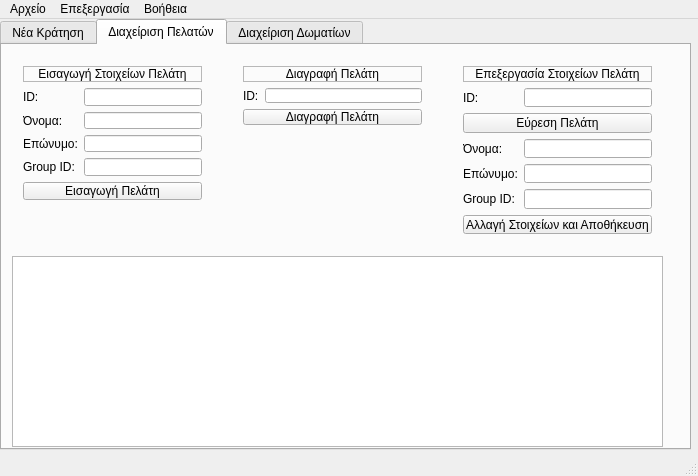
<?xml version="1.0" encoding="UTF-8"?>
<ui version="4.0">
 <class>MainWindow</class>
 <widget class="QMainWindow" name="MainWindow">
  <property name="geometry">
   <rect>
    <x>0</x>
    <y>0</y>
    <width>698</width>
    <height>476</height>
   </rect>
  </property>
  <property name="windowTitle">
   <string>Reception</string>
  </property>
  <widget class="QWidget" name="centralWidget">
   <widget class="QTabWidget" name="Tabs">
    <property name="geometry">
     <rect>
      <x>0</x>
      <y>0</y>
      <width>691</width>
      <height>431</height>
     </rect>
    </property>
    <property name="inputMethodHints">
     <set>Qt::ImhNone</set>
    </property>
    <property name="tabShape">
     <enum>QTabWidget::Rounded</enum>
    </property>
    <property name="currentIndex">
     <number>1</number>
    </property>
    <property name="documentMode">
     <bool>false</bool>
    </property>
    <property name="tabsClosable">
     <bool>false</bool>
    </property>
    <property name="movable">
     <bool>true</bool>
    </property>
    <widget class="QWidget" name="tab_3">
     <attribute name="title">
      <string>Νέα Κράτηση</string>
     </attribute>
     <widget class="QWidget" name="gridLayoutWidget_3">
      <property name="geometry">
       <rect>
        <x>10</x>
        <y>10</y>
        <width>211</width>
        <height>161</height>
       </rect>
      </property>
      <layout class="QGridLayout" name="gridLayout_4">
       <item row="5" column="1">
        <widget class="QLineEdit" name="RoomNumberReservation"/>
       </item>
       <item row="5" column="0">
        <widget class="QLabel" name="label_9">
         <property name="text">
          <string>Αριθμός Δωματίου:</string>
         </property>
        </widget>
       </item>
       <item row="4" column="0">
        <widget class="QLabel" name="label_17">
         <property name="text">
          <string>ID Πελάτη:</string>
         </property>
        </widget>
       </item>
       <item row="2" column="0">
        <widget class="QLabel" name="label_18">
         <property name="text">
          <string>Ημερομηνία Check Out:</string>
         </property>
        </widget>
       </item>
       <item row="1" column="0">
        <widget class="QLabel" name="label_19">
         <property name="text">
          <string>Ημερομηνία Check In:</string>
         </property>
        </widget>
       </item>
       <item row="6" column="0" colspan="2">
        <widget class="QPushButton" name="NewReservation">
         <property name="text">
          <string>Νέα Κράτηση</string>
         </property>
        </widget>
       </item>
       <item row="1" column="1">
        <widget class="QDateEdit" name="CheckInDate">
         <property name="calendarPopup">
          <bool>true</bool>
         </property>
        </widget>
       </item>
       <item row="2" column="1">
        <widget class="QDateEdit" name="CheckOutDate">
         <property name="enabled">
          <bool>true</bool>
         </property>
         <property name="calendarPopup">
          <bool>true</bool>
         </property>
        </widget>
       </item>
       <item row="0" column="0" colspan="2">
        <widget class="QLabel" name="label_3">
         <property name="frameShape">
          <enum>QFrame::StyledPanel</enum>
         </property>
         <property name="text">
          <string>Νέα Κράτηση</string>
         </property>
         <property name="alignment">
          <set>Qt::AlignCenter</set>
         </property>
        </widget>
       </item>
       <item row="4" column="1">
        <widget class="QLineEdit" name="CustomerIdReservation"/>
       </item>
      </layout>
     </widget>
     <widget class="QTabWidget" name="Tabs2">
      <property name="geometry">
       <rect>
        <x>230</x>
        <y>10</y>
        <width>451</width>
        <height>391</height>
       </rect>
      </property>
      <property name="currentIndex">
       <number>0</number>
      </property>
      <property name="movable">
       <bool>true</bool>
      </property>
      <widget class="QWidget" name="tab_4">
       <attribute name="title">
        <string>Δωμάτια</string>
       </attribute>
       <widget class="QScrollArea" name="scrollArea">
        <property name="geometry">
         <rect>
          <x>10</x>
          <y>10</y>
          <width>431</width>
          <height>351</height>
         </rect>
        </property>
        <property name="widgetResizable">
         <bool>true</bool>
        </property>
        <widget class="QWidget" name="scrollAreaWidgetContents">
         <property name="geometry">
          <rect>
           <x>0</x>
           <y>0</y>
           <width>429</width>
           <height>349</height>
          </rect>
         </property>
         <widget class="QWidget" name="gridLayoutWidget_8">
          <property name="geometry">
           <rect>
            <x>10</x>
            <y>10</y>
            <width>411</width>
            <height>331</height>
           </rect>
          </property>
          <layout class="QGridLayout" name="Grid"/>
         </widget>
        </widget>
       </widget>
      </widget>
      <widget class="QWidget" name="tab_5">
       <attribute name="title">
        <string>Εύρεση Δωματίων</string>
       </attribute>
       <widget class="QWidget" name="gridLayoutWidget_9">
        <property name="geometry">
         <rect>
          <x>10</x>
          <y>10</y>
          <width>241</width>
          <height>74</height>
         </rect>
        </property>
        <layout class="QGridLayout" name="gridLayout_8">
         <item row="0" column="0">
          <widget class="QLabel" name="label_30">
           <property name="text">
            <string>Κρεβάτια:</string>
           </property>
          </widget>
         </item>
         <item row="0" column="1">
          <widget class="QLineEdit" name="BedCapacity"/>
         </item>
         <item row="4" column="0" colspan="4">
          <widget class="QPushButton" name="FindRooms">
           <property name="text">
            <string>Αναζήτηση</string>
           </property>
          </widget>
         </item>
         <item row="0" column="2">
          <widget class="QLabel" name="label_31">
           <property name="text">
            <string>Όροφος:</string>
           </property>
          </widget>
         </item>
         <item row="0" column="3">
          <widget class="QLineEdit" name="RoomFloorFind"/>
         </item>
         <item row="1" column="0">
          <widget class="QLabel" name="label_32">
           <property name="text">
            <string>Ελεύθερο:</string>
           </property>
          </widget>
         </item>
         <item row="1" column="1">
          <widget class="QRadioButton" name="FreeRoomYes">
           <property name="text">
            <string>Ναί</string>
           </property>
          </widget>
         </item>
         <item row="1" column="2">
          <widget class="QRadioButton" name="FreeRoomNo">
           <property name="text">
            <string>Όχι</string>
           </property>
          </widget>
         </item>
         <item row="1" column="3">
          <widget class="QRadioButton" name="FreeRoomWhatEver">
           <property name="text">
            <string>Αδιάφορο</string>
           </property>
           <property name="checked">
            <bool>true</bool>
           </property>
          </widget>
         </item>
        </layout>
       </widget>
       <widget class="QScrollArea" name="scrollArea_2">
        <property name="geometry">
         <rect>
          <x>10</x>
          <y>90</y>
          <width>431</width>
          <height>271</height>
         </rect>
        </property>
        <property name="widgetResizable">
         <bool>true</bool>
        </property>
        <widget class="QWidget" name="scrollAreaWidgetContents_2">
         <property name="geometry">
          <rect>
           <x>0</x>
           <y>0</y>
           <width>429</width>
           <height>269</height>
          </rect>
         </property>
         <widget class="QWidget" name="gridLayoutWidget_11">
          <property name="geometry">
           <rect>
            <x>10</x>
            <y>10</y>
            <width>411</width>
            <height>251</height>
           </rect>
          </property>
          <layout class="QGridLayout" name="Grid2"/>
         </widget>
        </widget>
       </widget>
      </widget>
      <widget class="QWidget" name="tab_6">
       <attribute name="title">
        <string>Εύρεση Πελατών</string>
       </attribute>
       <widget class="QWidget" name="gridLayoutWidget_10">
        <property name="geometry">
         <rect>
          <x>10</x>
          <y>10</y>
          <width>431</width>
          <height>31</height>
         </rect>
        </property>
        <layout class="QGridLayout" name="gridLayout_9">
         <item row="0" column="0">
          <widget class="QLabel" name="label_28">
           <property name="text">
            <string>Στοιχεία για αναζήτηση:</string>
           </property>
          </widget>
         </item>
         <item row="0" column="1">
          <widget class="QLineEdit" name="InstantEdit"/>
         </item>
        </layout>
       </widget>
       <widget class="QTableWidget" name="InstantTableView">
        <property name="geometry">
         <rect>
          <x>10</x>
          <y>50</y>
          <width>431</width>
          <height>311</height>
         </rect>
        </property>
        <property name="rowCount">
         <number>0</number>
        </property>
        <property name="columnCount">
         <number>0</number>
        </property>
       </widget>
      </widget>
     </widget>
     <widget class="QGroupBox" name="groupBox">
      <property name="geometry">
       <rect>
        <x>10</x>
        <y>180</y>
        <width>211</width>
        <height>221</height>
       </rect>
      </property>
      <property name="font">
       <font>
        <weight>75</weight>
        <bold>true</bold>
       </font>
      </property>
      <property name="styleSheet">
       <string notr="true">background-color: rgb(228, 230, 255);</string>
      </property>
      <property name="title">
       <string>Στοιχεία δωματίου</string>
      </property>
      <widget class="QWidget" name="gridLayoutWidget_12">
       <property name="geometry">
        <rect>
         <x>10</x>
         <y>20</y>
         <width>191</width>
         <height>191</height>
        </rect>
       </property>
       <layout class="QGridLayout" name="gridLayout_10">
        <item row="0" column="0">
         <widget class="QLabel" name="label_29">
          <property name="font">
           <font>
            <family>MS Shell Dlg 2</family>
            <pointsize>8</pointsize>
            <weight>75</weight>
            <italic>false</italic>
            <bold>true</bold>
           </font>
          </property>
          <property name="styleSheet">
           <string notr="true"/>
          </property>
          <property name="text">
           <string>Αριθμός:</string>
          </property>
         </widget>
        </item>
        <item row="1" column="0">
         <widget class="QLabel" name="PopNum">
          <property name="styleSheet">
           <string notr="true">font: 75 11pt &quot;Comic Sans MS&quot;;
background-color: rgb(255, 255, 255);</string>
          </property>
          <property name="text">
           <string/>
          </property>
         </widget>
        </item>
        <item row="2" column="0">
         <widget class="QLabel" name="label_34">
          <property name="font">
           <font>
            <weight>75</weight>
            <bold>true</bold>
           </font>
          </property>
          <property name="text">
           <string>Όροφος:</string>
          </property>
         </widget>
        </item>
        <item row="3" column="0">
         <widget class="QLabel" name="PopFloor">
          <property name="styleSheet">
           <string notr="true">font: 75 11pt &quot;Comic Sans MS&quot;;
background-color: rgb(255, 255, 255);</string>
          </property>
          <property name="text">
           <string/>
          </property>
         </widget>
        </item>
        <item row="4" column="0">
         <widget class="QLabel" name="label_36">
          <property name="font">
           <font>
            <weight>75</weight>
            <bold>true</bold>
           </font>
          </property>
          <property name="text">
           <string>Χωρητικότητα:</string>
          </property>
         </widget>
        </item>
        <item row="5" column="0">
         <widget class="QLabel" name="PopCap">
          <property name="styleSheet">
           <string notr="true">font: 75 11pt &quot;Comic Sans MS&quot;;
background-color: rgb(255, 255, 255);</string>
          </property>
          <property name="text">
           <string/>
          </property>
         </widget>
        </item>
       </layout>
      </widget>
     </widget>
    </widget>
    <widget class="QWidget" name="tab">
     <attribute name="title">
      <string>Διαχείριση Πελατών</string>
     </attribute>
     <widget class="QWidget" name="gridLayoutWidget">
      <property name="geometry">
       <rect>
        <x>10</x>
        <y>10</y>
        <width>201</width>
        <height>156</height>
       </rect>
      </property>
      <layout class="QGridLayout" name="gridLayout">
       <item row="5" column="1">
        <widget class="QLineEdit" name="CustomerGroupId"/>
       </item>
       <item row="4" column="1">
        <widget class="QLineEdit" name="CustomerSurname"/>
       </item>
       <item row="2" column="1">
        <widget class="QLineEdit" name="CustomerName"/>
       </item>
       <item row="1" column="1">
        <widget class="QLineEdit" name="CustomerID"/>
       </item>
       <item row="5" column="0">
        <widget class="QLabel" name="label_8">
         <property name="text">
          <string>Group ID:</string>
         </property>
        </widget>
       </item>
       <item row="4" column="0">
        <widget class="QLabel" name="label_5">
         <property name="text">
          <string>Επώνυμο:</string>
         </property>
        </widget>
       </item>
       <item row="2" column="0">
        <widget class="QLabel" name="label_7">
         <property name="text">
          <string>Όνομα:</string>
         </property>
        </widget>
       </item>
       <item row="1" column="0">
        <widget class="QLabel" name="label_6">
         <property name="text">
          <string>ID:</string>
         </property>
        </widget>
       </item>
       <item row="6" column="0" colspan="2">
        <widget class="QPushButton" name="InsertCustomer">
         <property name="text">
          <string>Εισαγωγή Πελάτη</string>
         </property>
        </widget>
       </item>
       <item row="0" column="0" colspan="2">
        <widget class="QLabel" name="label">
         <property name="mouseTracking">
          <bool>false</bool>
         </property>
         <property name="frameShape">
          <enum>QFrame::StyledPanel</enum>
         </property>
         <property name="frameShadow">
          <enum>QFrame::Plain</enum>
         </property>
         <property name="text">
          <string>Εισαγωγή Στοιχείων Πελάτη</string>
         </property>
         <property name="textFormat">
          <enum>Qt::AutoText</enum>
         </property>
         <property name="alignment">
          <set>Qt::AlignCenter</set>
         </property>
        </widget>
       </item>
      </layout>
     </widget>
     <widget class="QWidget" name="gridLayoutWidget_4">
      <property name="geometry">
       <rect>
        <x>230</x>
        <y>10</y>
        <width>201</width>
        <height>81</height>
       </rect>
      </property>
      <layout class="QGridLayout" name="gridLayout_3">
       <item row="2" column="1">
        <widget class="QLineEdit" name="CustomerIDDelete"/>
       </item>
       <item row="2" column="0">
        <widget class="QLabel" name="label_16">
         <property name="text">
          <string>ID:</string>
         </property>
        </widget>
       </item>
       <item row="4" column="0" colspan="2">
        <widget class="QPushButton" name="DeleteCustomer">
         <property name="text">
          <string>Διαγραφή Πελάτη</string>
         </property>
        </widget>
       </item>
       <item row="1" column="0" colspan="2">
        <widget class="QLabel" name="label_4">
         <property name="mouseTracking">
          <bool>false</bool>
         </property>
         <property name="frameShape">
          <enum>QFrame::StyledPanel</enum>
         </property>
         <property name="frameShadow">
          <enum>QFrame::Plain</enum>
         </property>
         <property name="text">
          <string>Διαγραφή Πελάτη</string>
         </property>
         <property name="textFormat">
          <enum>Qt::AutoText</enum>
         </property>
         <property name="alignment">
          <set>Qt::AlignCenter</set>
         </property>
        </widget>
       </item>
      </layout>
     </widget>
     <widget class="QWidget" name="gridLayoutWidget_5">
      <property name="geometry">
       <rect>
        <x>450</x>
        <y>10</y>
        <width>211</width>
        <height>191</height>
       </rect>
      </property>
      <layout class="QGridLayout" name="gridLayout_5">
       <item row="6" column="1">
        <widget class="QLineEdit" name="FindGroupID"/>
       </item>
       <item row="5" column="1">
        <widget class="QLineEdit" name="FindSurname"/>
       </item>
       <item row="3" column="1">
        <widget class="QLineEdit" name="FindName"/>
       </item>
       <item row="1" column="1">
        <widget class="QLineEdit" name="FindID"/>
       </item>
       <item row="6" column="0">
        <widget class="QLabel" name="label_13">
         <property name="text">
          <string>Group ID:</string>
         </property>
        </widget>
       </item>
       <item row="5" column="0">
        <widget class="QLabel" name="label_14">
         <property name="text">
          <string>Επώνυμο:</string>
         </property>
        </widget>
       </item>
       <item row="3" column="0">
        <widget class="QLabel" name="label_15">
         <property name="text">
          <string>Όνομα:</string>
         </property>
        </widget>
       </item>
       <item row="1" column="0">
        <widget class="QLabel" name="label_20">
         <property name="text">
          <string>ID:</string>
         </property>
        </widget>
       </item>
       <item row="7" column="0" colspan="2">
        <widget class="QPushButton" name="SaveCustomer">
         <property name="text">
          <string>Αλλαγή Στοιχείων και Αποθήκευση</string>
         </property>
        </widget>
       </item>
       <item row="0" column="0" colspan="2">
        <widget class="QLabel" name="label_21">
         <property name="mouseTracking">
          <bool>false</bool>
         </property>
         <property name="frameShape">
          <enum>QFrame::StyledPanel</enum>
         </property>
         <property name="frameShadow">
          <enum>QFrame::Plain</enum>
         </property>
         <property name="text">
          <string>Επεξεργασία Στοιχείων Πελάτη</string>
         </property>
         <property name="textFormat">
          <enum>Qt::AutoText</enum>
         </property>
         <property name="alignment">
          <set>Qt::AlignCenter</set>
         </property>
        </widget>
       </item>
       <item row="2" column="0" colspan="2">
        <widget class="QPushButton" name="FindCustomer">
         <property name="text">
          <string>Εύρεση Πελάτη</string>
         </property>
        </widget>
       </item>
      </layout>
     </widget>
     <widget class="QTableWidget" name="CustomerTable">
      <property name="geometry">
       <rect>
        <x>10</x>
        <y>211</y>
        <width>651</width>
        <height>191</height>
       </rect>
      </property>
      <property name="editTriggers">
       <set>QAbstractItemView::NoEditTriggers</set>
      </property>
     </widget>
    </widget>
    <widget class="QWidget" name="tab_2">
     <attribute name="title">
      <string>Διαχείριση Δωματίων</string>
     </attribute>
     <widget class="QWidget" name="gridLayoutWidget_2">
      <property name="geometry">
       <rect>
        <x>10</x>
        <y>10</y>
        <width>201</width>
        <height>129</height>
       </rect>
      </property>
      <layout class="QGridLayout" name="gridLayout_2">
       <item row="4" column="1">
        <widget class="QLineEdit" name="RoomCapacity"/>
       </item>
       <item row="2" column="1">
        <widget class="QLineEdit" name="RoomFloor"/>
       </item>
       <item row="1" column="1">
        <widget class="QLineEdit" name="RoomNumber"/>
       </item>
       <item row="4" column="0">
        <widget class="QLabel" name="label_10">
         <property name="text">
          <string>Χωρητικότητα:</string>
         </property>
        </widget>
       </item>
       <item row="2" column="0">
        <widget class="QLabel" name="label_11">
         <property name="text">
          <string>Όροφος:</string>
         </property>
        </widget>
       </item>
       <item row="1" column="0">
        <widget class="QLabel" name="label_12">
         <property name="text">
          <string>Αριθμός:</string>
         </property>
        </widget>
       </item>
       <item row="5" column="0" colspan="2">
        <widget class="QPushButton" name="InsertRoom">
         <property name="text">
          <string>Εισαγωγή Δωματίου</string>
         </property>
        </widget>
       </item>
       <item row="0" column="0" colspan="2">
        <widget class="QLabel" name="label_2">
         <property name="frameShape">
          <enum>QFrame::StyledPanel</enum>
         </property>
         <property name="text">
          <string>Εισαγωγή Δωματίου</string>
         </property>
         <property name="alignment">
          <set>Qt::AlignCenter</set>
         </property>
        </widget>
       </item>
      </layout>
     </widget>
     <widget class="QWidget" name="gridLayoutWidget_6">
      <property name="geometry">
       <rect>
        <x>230</x>
        <y>10</y>
        <width>201</width>
        <height>81</height>
       </rect>
      </property>
      <layout class="QGridLayout" name="gridLayout_6">
       <item row="1" column="1">
        <widget class="QLineEdit" name="DeleteRoomNumber"/>
       </item>
       <item row="1" column="0">
        <widget class="QLabel" name="label_24">
         <property name="text">
          <string>Αριθμός:</string>
         </property>
        </widget>
       </item>
       <item row="3" column="0" colspan="2">
        <widget class="QPushButton" name="DeleteRoom">
         <property name="text">
          <string>Διαγραφή Δωματίου</string>
         </property>
        </widget>
       </item>
       <item row="0" column="0" colspan="2">
        <widget class="QLabel" name="label_25">
         <property name="frameShape">
          <enum>QFrame::StyledPanel</enum>
         </property>
         <property name="text">
          <string>Διαγραφή Δωματίου</string>
         </property>
         <property name="alignment">
          <set>Qt::AlignCenter</set>
         </property>
        </widget>
       </item>
      </layout>
     </widget>
     <widget class="QWidget" name="gridLayoutWidget_7">
      <property name="geometry">
       <rect>
        <x>450</x>
        <y>10</y>
        <width>201</width>
        <height>161</height>
       </rect>
      </property>
      <layout class="QGridLayout" name="gridLayout_7">
       <item row="5" column="1">
        <widget class="QLineEdit" name="FindRoomCapacity"/>
       </item>
       <item row="3" column="1">
        <widget class="QLineEdit" name="FindRoomFloor"/>
       </item>
       <item row="1" column="1">
        <widget class="QLineEdit" name="FindRoomNumber"/>
       </item>
       <item row="5" column="0">
        <widget class="QLabel" name="label_22">
         <property name="text">
          <string>Χωρητικότητα:</string>
         </property>
        </widget>
       </item>
       <item row="3" column="0">
        <widget class="QLabel" name="label_23">
         <property name="text">
          <string>Όροφος:</string>
         </property>
        </widget>
       </item>
       <item row="1" column="0">
        <widget class="QLabel" name="label_26">
         <property name="text">
          <string>Αριθμός:</string>
         </property>
        </widget>
       </item>
       <item row="6" column="0" colspan="2">
        <widget class="QPushButton" name="SaveRoom">
         <property name="text">
          <string>Αλλαγή Στοιχείων και Αποθήκευση</string>
         </property>
        </widget>
       </item>
       <item row="0" column="0" colspan="2">
        <widget class="QLabel" name="label_27">
         <property name="frameShape">
          <enum>QFrame::StyledPanel</enum>
         </property>
         <property name="text">
          <string>Επεξεργασία Στοιχείων Δωματίου</string>
         </property>
         <property name="alignment">
          <set>Qt::AlignCenter</set>
         </property>
        </widget>
       </item>
       <item row="2" column="0" colspan="2">
        <widget class="QPushButton" name="pushButton">
         <property name="text">
          <string>Εύρεση Δωματίου</string>
         </property>
        </widget>
       </item>
      </layout>
     </widget>
     <widget class="QTableWidget" name="RoomTable">
      <property name="geometry">
       <rect>
        <x>10</x>
        <y>180</y>
        <width>641</width>
        <height>221</height>
       </rect>
      </property>
      <property name="editTriggers">
       <set>QAbstractItemView::NoEditTriggers</set>
      </property>
     </widget>
    </widget>
   </widget>
  </widget>
  <widget class="QMenuBar" name="menuBar">
   <property name="geometry">
    <rect>
     <x>0</x>
     <y>0</y>
     <width>698</width>
     <height>20</height>
    </rect>
   </property>
   <widget class="QMenu" name="menu">
    <property name="title">
     <string>Αρχείο</string>
    </property>
    <addaction name="Exit"/>
   </widget>
   <widget class="QMenu" name="menu_2">
    <property name="title">
     <string>Επεξεργασία</string>
    </property>
    <addaction name="CleanTab"/>
    <addaction name="Clean"/>
   </widget>
   <widget class="QMenu" name="menu_3">
    <property name="title">
     <string>Βοήθεια</string>
    </property>
    <addaction name="Help"/>
    <addaction name="separator"/>
    <addaction name="About"/>
   </widget>
   <addaction name="menu"/>
   <addaction name="menu_2"/>
   <addaction name="menu_3"/>
  </widget>
  <widget class="QStatusBar" name="statusBar"/>
  <action name="Exit">
   <property name="text">
    <string>Έξοδος</string>
   </property>
  </action>
  <action name="Clean">
   <property name="text">
    <string>Καθαρισμός Όλων</string>
   </property>
  </action>
  <action name="Cut">
   <property name="text">
    <string>Αποκοπή</string>
   </property>
  </action>
  <action name="Paste">
   <property name="text">
    <string>Επικόλληση</string>
   </property>
  </action>
  <action name="Help">
   <property name="text">
    <string>Βοήθεια για το Hotel Manager</string>
   </property>
  </action>
  <action name="About">
   <property name="text">
    <string>Σχετικά με το Hotel Manager</string>
   </property>
  </action>
  <action name="CleanTab">
   <property name="text">
    <string>Καθαρισμός Καρτέλας</string>
   </property>
  </action>
 </widget>
 <layoutdefault spacing="6" margin="11"/>
 <resources/>
 <connections/>
</ui>
